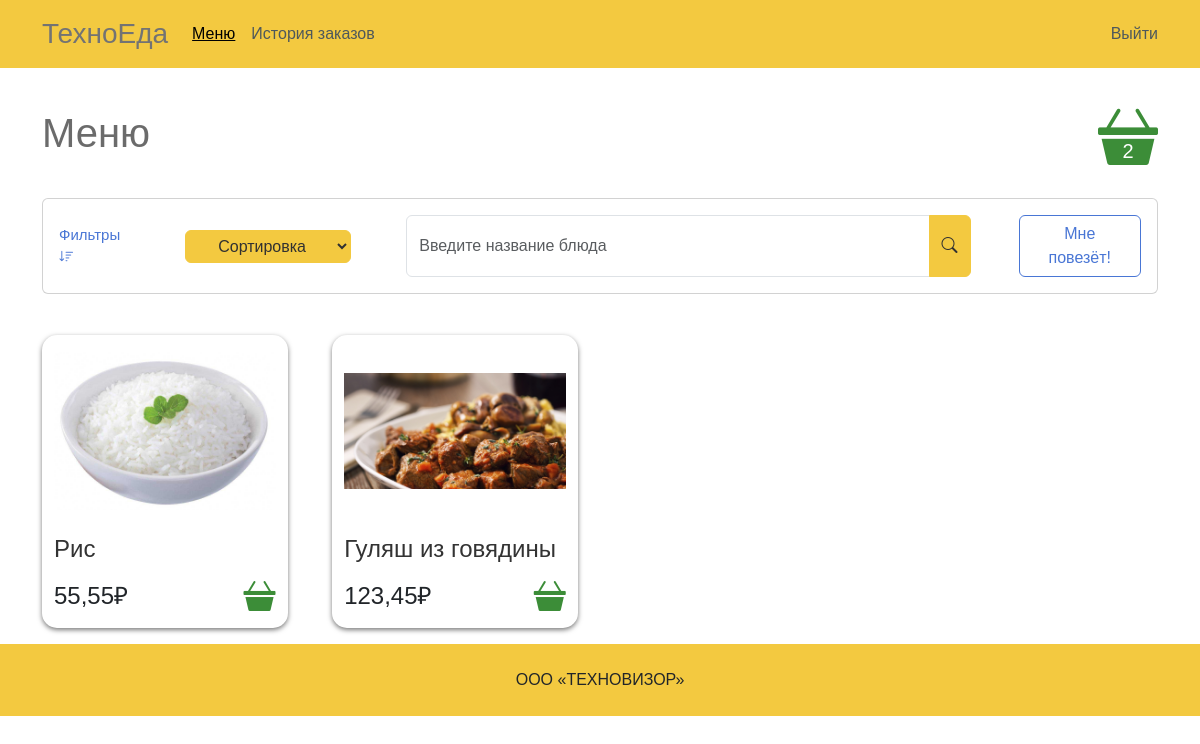
Before: / (signed in) with the older database file.
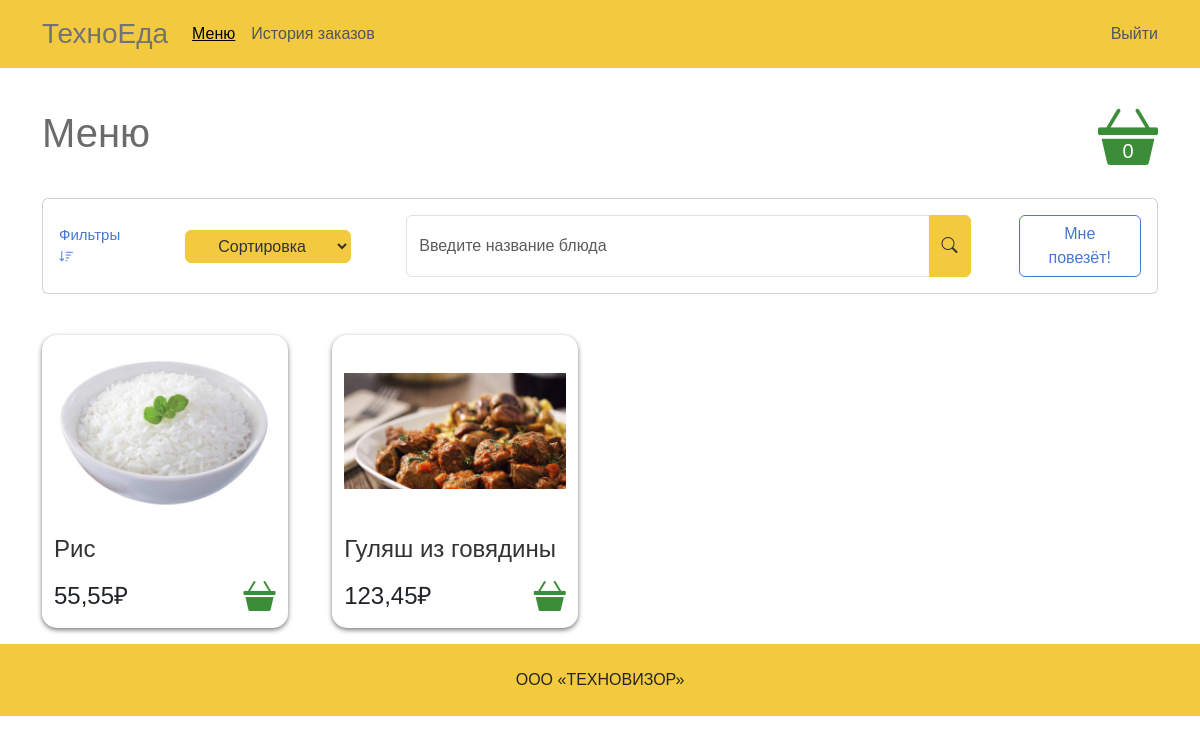
After: the same page with the newer database file.
### mainapp/models.py (models this page shows, shortened)
class Cart(models.Model):
    owner = models.ForeignKey(Employee, null=True, verbose_name='Владелец', on_delete=models.CASCADE)
    products = models.ManyToManyField(CartDish, blank=True, related_name='related_cart', verbose_name='Продукты')
    total_products = models.PositiveIntegerField(default=0, verbose_name='Количество продуктов')
    final_price = models.DecimalField(max_digits=9, default=0, decimal_places=2, verbose_name='Общая цена')
    in_order = models.BooleanField(default=False, verbose_name='Заказан')
    class Meta:
        verbose_name = 'Корзина'
        verbose_name_plural = 'Корзины'

class Dish(models.Model):
    category = models.ForeignKey(Category, verbose_name='Категория', on_delete=models.CASCADE)
    title = models.CharField(max_length=255, verbose_name='Наименование')
    slug = models.SlugField(unique=True)
    image1 = models.ImageField(verbose_name='Изображение 1', blank=True)
    image2 = models.ImageField(verbose_name='Изображение 2', blank=True)
    image3 = models.ImageField(verbose_name='Изображение 3', blank=True)
    vegan = models.BooleanField(verbose_name="Веган-блюдо", default=False)
    in_stock = models.BooleanField(verbose_name="В наличии", default=True)
    weight = models.DecimalField(verbose_name='Вес',max_digits=5, decimal_places=2, blank=True)
    calories = models.DecimalField(verbose_name='Калории',max_digits=5, decimal_places=1, blank=True)
    proteins = models.DecimalField(verbose_name='Белки',max_digits=5, decimal_places=1, blank=True)
    fats = models.DecimalField(verbose_name='Жиры',max_digits=5, decimal_places=1, blank=True)
    carb = models.DecimalField(verbose_name='Углеводы',max_digits=5, decimal_places=1, blank=True)
    description = models.TextField(verbose_name='Описание', blank=True)
    price = models.DecimalField(verbose_name='Цена',max_digits=5, decimal_places=2)
    def get_product_url(obj):
        return f"{obj.category.slug}/{obj.slug}"
    class Meta:
        verbose_name = 'Блюдо'
        verbose_name_plural = ' Блюда'

### mainapp/views.py (the view)
# urls.py: path('', Menu.as_view(), name='main'),
class Menu(CartMixin, View):
    dishes = Dish.objects.filter()
    def get(self, request, *args, **kwargs):
        return render(request, "base.html", {'dishes':self.dishes, 'cart':self.cart,})

### mainapp/mixins.py (called while the page is built)
    def dispatch(self, request, *args, **kwargs):
        if request.user.is_authenticated:
            customer = Employee.objects.filter(user=request.user).first()
            if not customer:
                customer = Employee.objects.create(
                    user=request.user,
                )
                cart = Cart.objects.create(owner=customer)
            cart = Cart.objects.filter(owner=customer, in_order=False).first()
            if not cart:
                cart = Cart.objects.create(owner=customer)
        else:
            cart = Cart.objects.filter(for_anonymous_user=True).first()
        self.cart = cart
        return super().dispatch(request, *args, **kwargs)

### mainapp/templates/base.html (shortened to what this page needs)
{% load static %}
<!DOCTYPE html>
<html lang="en">
<head>
   <link href="https://cdn.jsdelivr.net/npm/bootstrap@5.3.2/dist/css/bootstrap.min.css" rel="stylesheet"
>
   <link rel="stylesheet" href="https://cdn.jsdelivr.net/npm/bootstrap-icons@1.10.5/font/bootstrap-icons.css">
   <link rel="stylesheet" href="https://cdn.jsdelivr.net/npm/bootstrap-icons@1.8.1/font/bootstrap-icons.css">
   <link rel="stylesheet" href="{% static 'css/style.css' %}">
</head>
<body>
   <header class="">
      <nav class="navbar navbar-expand-xl navbar-light navbar">
         <div class="container">
            <a class="navbar-brand fs-3" href="{% url 'main' %}">ТехноЕда</a>
            <div class="collapse navbar-collapse show" id="navbarText">
               <ul class="navbar-nav me-auto mb-2 mb-xl-0">
                  <li class="nav-item">
                     <a class="nav-link active fs-6" aria-current="page" href="{% url 'main' %}">Меню</a>
                  </li>
                  <li class="nav-item">
                     <a class="nav-link fs-6" href="history.html">История заказов</a>
                  </li>
               </ul>
                {% if request.user.is_authenticated %}
               <a class="nav-link" href="{% url 'logout' %}">Выйти</a>
                    {% else %}
               <a class="nav-link" href="{% url 'login' %}">Авторизация</a>
                {% endif %}
            </div>
         </div>
      </nav>
   </header>
{% block content %}
   <section class="main-content min-h-800">
      <div class="container mt-4">
         <div class="d-flex justify-content-between align-items-center">
            <h1>Меню</h1>
            <a href="{% url 'cart' %}" class="basketa basketa_big d-flex"><div class="basket_hover"></div><i class="bi bi-basket3-fill t123"></i><p class="m-0 fs-5 cart_count">{{ cart.total_products }}</p></a>
         </div>
         <div class="row d-flex justify-content-center align-items-center mt-3 mb-4">
            <div class="col-md-12 ">
               <div class="card ">
                  <div class="search_content row g-4 d-flex justify-content-between align-items-center mt-3">
                     <a data-toggle="collapse" href="#collapseExample" role="button" aria-expanded="false"
                        aria-controls="collapseExample" class="advanced col-md-1 ms-3">
                        Фильтры <i class="bi bi-sort-down"></i>
                     </a>
                     <div class="col-md-2">
                        <select class="form-select-sm sort-by btn btn-secondary dropdown-toggle">
                           <option selected disabled selected>Сортировка</option>
                        </select>
                     </div>
                     <div class="col-lg-8 col-md-6 d-flex me-3">
                        <input type="text" class="form-control d-flex me-4"
                           placeholder="Введите название блюда">
                              <button class="search_btn btn btn-secondary btn-block me-5"><i class="bi bi-search"></i></button>
                              <a href="" class="btn col-md-2 lucky">Мне повезёт!</a>
                     </div>
                  </div>
               </div>
            </div>
         </div>
         <div class="container m-0 p-0">
            <div class="row container m-0 p-0">
               <div class="row col-lg-12  m-0 p-0">
                   {% for dish in dishes %}
                       <div class=" product-cart col-lg-12">
                         <div class="product-thumb">
                            <a href="#" class="p-0 pb-2"><img src="{{ dish.image1.url }}" alt="img" class="mw95"></a>
                         </div>
                         <div class="product-details">
                            <h4><a href="dish/{{ dish.get_product_url }}">{{ dish.title }}</a></h4>
                         </div>
                         <div class="product-bottom-details">
                            <div class="product-bottom d-flex justify-content-between align-items-center">
                               <p>{{ dish.price }}₽</p>
                                <a href="" class="wh32 bl">
                                    <form action="{% url 'add_to_cart' ct_model=dish.category.slug slug=dish.slug %}" method="get">
                                        <div class="basketa"><div class="basket_hover"></div><i class="bi bi-basket3-fill t123"></i></div>
                                    </form>
                                </a>
                            </div>
                         </div>
                  </div>
                   {% endfor %}
               </div>
            </div>
         </div>
      </div>
   </section>
{% endblock content %}
   <footer class="footer">
      <div class="container">
         <p class="p-4 m-0 text-center">ООО «ТЕХНОВИЗОР»</p>
      </div>
   </footer>
</body>
</html>

### mainapp/static/css/style.css (style rules this page uses)
* { font-family: 'Source Sans Pro', sans-serif; text-decoration: none; --main: #F3C940; --main-hover: #f5c21a; --blue:#4976D5; --green: #3c8d38; --bs-navbar-brand-color: #737373; --red: rgb(165, 23, 23); }
.h1, .h2, .h3, .h4, .h5, .h6, h1, h2, h3, h4, h5, h6 { color: #6b6b6b; }
.navbar-nav .nav-link.active, .navbar-nav .nav-link.show, a.nav-link.active { text-decoration: underline; }
.nav-item a, .nav-link { color: #4e585b; }
.search_content>* { margin: 0; }
a { text-decoration: none; color: #333333; }
header, footer { background-color: var(--main); }
.product-cart { box-shadow: 0 2px 5px 0 rgba(0, 0, 0, 0.527); transition: all .3s; border-radius: 15px; width: 22%; margin-right: 4%; margin-bottom: 1.5%; margin-top: 1.5%; }
.basket_hover { position: absolute; width: 100%; height: 100%; z-index: 100; }
.basketa { position: relative; display: block !important; color: var(--green); font-size: 32px; z-index: 100; }
.basketa_big { color: var(--green); font-size: 60px; }
.product-thumb a { display: flex; align-items: center; justify-content: center; height: 200px; padding: 20px; }
.product-thumb img, .product-thumb_history img { max-height: 100%; }
.product-bottom p { font-size: 24px; margin: 0; }
.product-bottom-details { margin-bottom: 0.5rem; }
.sort-by { width: 100%; height: 100%; color: var(--bs-navbar-brand-color); }
.sort-by option { background-color: #fff; color: #333333; }
.search_btn { margin-left: -5%; border-radius: 0px 0.375rem 0.375rem 0px; }
.advanced { color: var(--blue); text-decoration: none; font-size: 15px; font-weight: 500; }
.btn-secondary, .btn-secondary:focus, .btn-secondary:active { color: #313131; background-color: var(--main) !important; border-color: var(--main) !important; box-shadow: none; }
.cart_count { position: absolute; top: 44px; left: 0; color: #ffffff; margin-top: 50px; width: 100%; text-align: center; }
a.lucky { color: var(--blue); border: 1px var(--blue) solid; }
.mw95 { max-width: 100%; }

Changed rows visible on the page:
no longer on this page (row edited): Cart: total_products "2"
added Cart: total_products "0"
